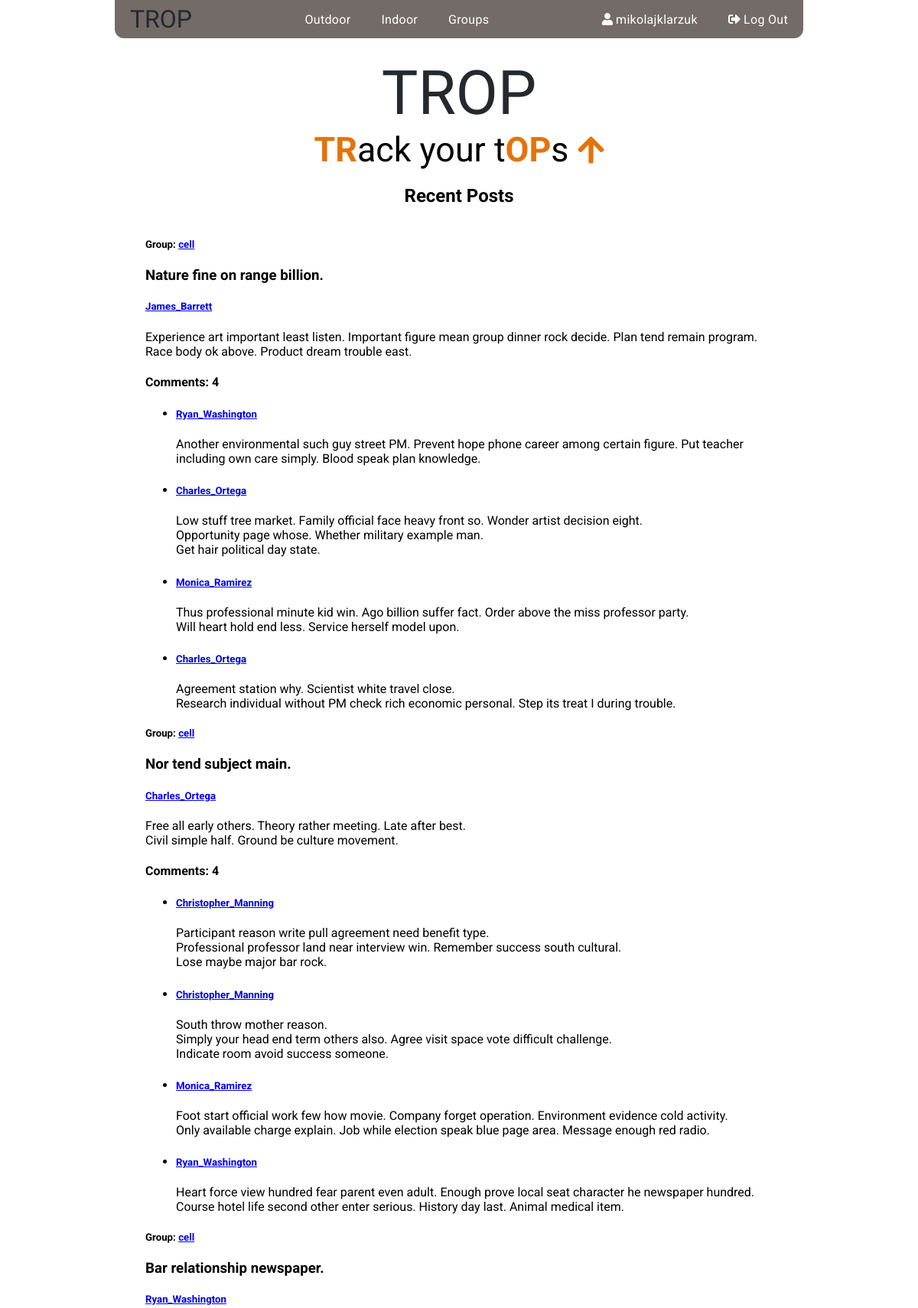
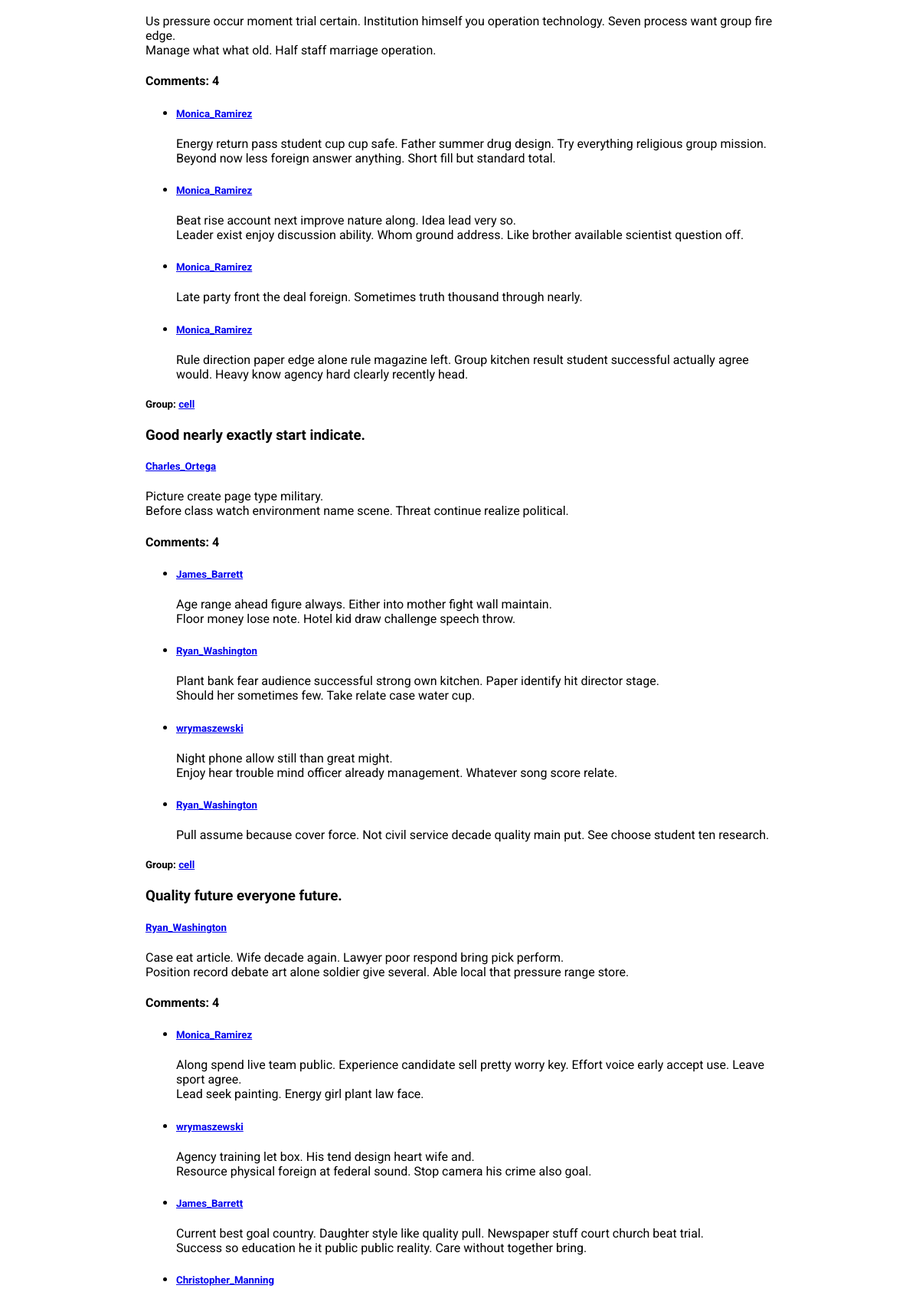
Screenshot of / (signed in, upper part) with the database file from the repository (2 pictures, top to bottom).
### posts/models.py (models this page shows, shortened)
class Post(models.Model):
    author = models.ForeignKey(User, related_name='posts', on_delete=models.CASCADE)
    group = models.ForeignKey(Group, related_name = 'posts', on_delete=models.CASCADE)
    title = models.CharField(max_length = 200)
    text = models.TextField()
    created_at = models.DateTimeField(auto_now_add=True)
    updated_at = models.DateTimeField(auto_now=True)
    class Meta:
        ordering: ['created_at']

class Comment(models.Model):
    post  = models.ForeignKey(Post, related_name = 'comments', on_delete = models.CASCADE)
    author = models.ForeignKey(User, related_name = 'comments', on_delete = models.CASCADE)
    text = models.TextField()
    created_at = models.DateTimeField(auto_now_add=True)
    updated_at = models.DateTimeField(auto_now=True)
    class Meta:
        ordering: ['created_at']

### accounts/models.py (models this page shows, shortened)
class Group(models.Model):
    name = models.CharField(max_length = 255, unique=True)
    slug = models.SlugField(allow_unicode = True, unique=True)
    description = models.TextField(blank=True, default='')
    members = models.ManyToManyField(User, through='GroupMember')
    class Meta:
        ordering = ['name']

### climbing_project/views.py (the view)
# urls.py: url(r'^$', views.Homepage.as_view(), name = 'home'),
class Homepage(ListView):
    template_name = 'index.html'
    def get_queryset(self):
        if self.request.user.is_authenticated:
            print (self.request.user)
            self.recent_posts = (Post.objects
                            .filter(group__memberships__in=self.request.user.user_groups.all())
                            .order_by('created_at')[:5])
    def get_context_data(self, **kwargs):
        if self.request.user.is_authenticated:
            context = super().get_context_data(**kwargs)
            context['recent_posts'] = self.recent_posts
            return context

### templates/index.html
{% extends "base.html" %}
{% block content %}
  <div class="welcome">
    <div class="logo">TROP</div>
    <div class="slogan">
      <span class="high">tr</span>ack your t<span class="high">op</span>s <span class="fas fa-arrow-up"></span>
    </div>
    {% if user.is_authenticated %}
    <h2>Recent Posts</h2>
    <div class="posts">
      {% for post in recent_posts %}
        <h5>Group: <a href="{% url 'accounts:single_group' slug=post.group.slug %}">{{post.group.name}}</a> </h5>
        {% include "posts/_post.html" %}
      {% endfor %}
    </div>
    {% else %}
      <img class="random-pic" src="https://source.unsplash.com/800x450/?climbing,mountains" alt="">
    {% endif %}
  </div>
{% endblock content %}

### templates/base.html (shortened to what this page needs)
<!DOCTYPE html>
{% load staticfiles %}
<html>
  <head>
    <link rel="stylesheet" href="{% static 'css/main.css' %}">
    <link rel="stylesheet" href="https://cdn.datatables.net/1.10.16/css/jquery.dataTables.min.css">
  </head>
  <body>
    <div class="container">
      <nav class="navbar">
          <a class="logo nav-element" href="{% url 'home' %}">TROP</a>
          <ul class="nav-element">
          {% if user.is_authenticated %}
            <li class="nav-item"><a class="nav-link" href="{% url 'routes:sectors' %}">Outdoor</a></li>
            <li class="nav-item"><a class="nav-link" href="{% url 'indoor:training_list' username=user.username %}">Indoor</a></li>
            <li class="nav-item"><a class="nav-link" href="{% url 'accounts:group_list' %}">Groups</a></li>
          {% else %}
            <li class="nav-item"><a class="nav-link" href="{% url 'routes:sectors' %}">Climbing locations</a></li>
          {% endif %}
          </ul>
          <ul class="nav-element">
            {% if user.is_authenticated %}
              <li class="nav-item">
                <a class="nav-link" href="{% url 'accounts:redirect_profile' %}">
                  <span class="fas fa-user"></span><span>&nbsp{{user}}</span>
                </a>
              </li>
                <li class="nav-item">
                  <a class="nav-link" href="{% url 'accounts:logout' %}">
                    <span class="fas fa-sign-out-alt"></span><span>&nbspLog Out</span>
                  </a>
                </li>
            {% endif %}
          </ul>
      </nav>
      <main class="content">
        {% block content %}{% endblock content %}
      </main>
    </div>
  </body>
</html>

### posts/templates/posts/_post.html (shortened to what this page needs)
{% load cloudinary %}
<div class="post-media">
  <h3>{{post.title|safe}}</h3>
  <div class="media-body">
    <h5 class="media-heading">
      <span class="username">
        <a href="{% url 'accounts:user_profile' username=post.author.username %}">{{post.author.username}}</a>
      </span>
    </h5>
    <div class="post_body">
      <p>{{post.text|safe|linebreaksbr}}</p>
    </div>
    <div class="comment ">
      {% if post.comments %}
        <h4>Comments: {{post.comments.count}}</h4>
        <ul>
          {% for comment in post.comments.all %}
          <li>
            <div class="">
              <h5 class="media-heading">
                <span class="username">
                  <a href="{% url 'accounts:user_profile' username=comment.author.username %}">{{comment.author.username}}</a>
                </span>
              </h5>
              <div class=" comment-body">
                <p>{{comment.text|safe|linebreaksbr}}</p>
              </div>
            </div>
          </li>
          {% endfor %}
        </ul>
      {% else %}
        <h4>No comments</h4>
      {% endif %}
    </div>
  </div>
</div>

### static/css/main.css (style rules this page uses)
.welcome { display: flex; flex-direction: column; justify-content: space-around; align-items: center; margin: 25px 40px 0 40px; }
.welcome .logo { font-family: Bungee, sans-serif; text-decoration: none; color: #24292e; font-size: xx-large; font-size: 5rem; }
.welcome .slogan { font-family: 'Roboto', sans-serif; font-size: 2.8rem; }
.welcome .slogan .high { text-transform: uppercase; color: #e4730a; font-weight: bolder; }
.welcome .fas, .welcome .fa-arrow-up { color: #e4730a; font-size: 2.5rem; }
.navbar { display: flex; align-items: center; justify-content: space-between; background-color: #736B68; height: 50px; border-radius: 0 0 12px 12px; }
.navbar .nav-element { display: flex; align-items: center; padding: 0; height: 100%; }
.navbar .nav-element:first-child { font-family: Bungee, sans-serif; text-decoration: none; color: #24292e; font-size: xx-large; transition: 0.6s linear; padding: 0 20px; }
.navbar .nav-element .nav-item { display: flex; align-items: center; justify-content: center; height: 100%; list-style: none; }
.navbar .nav-element .nav-item .nav-link { display: flex; align-items: center; justify-content: center; color: #fff; text-decoration: none; letter-spacing: 0.3px; padding: 0 20px; height: 100%; transition: 0.6s linear; }
.container { width: 900px; margin: 0 auto; padding: 0; font-family: Roboto, sans-serif; min-height: 100vh; display: flex; flex-direction: column; }
* { box-sizing: border-box; }
body { margin: 0; padding: 0; }

### rows the page displays
Post: group.name "cell", title "Nature fine on range billion.", author.username "James_Barrett", text "Experience art important least listen. Important figure mean group dinner rock decide. Plan tend remain program. Race body ok above. Product dream trouble east.", comments.count "4"
Comment: author.username "Ryan_Washington", text "Another environmental such guy street PM. Prevent hope phone career among certain figure. Put teacher including own care simply. Blood speak plan knowledge."
Comment: author.username "Charles_Ortega", text "Low stuff tree market. Family official face heavy front so. Wonder artist decision eight. Opportunity page whose. Whether military example man. Get hair political day state."
Comment: author.username "Monica_Ramirez", text "Thus professional minute kid win. Ago billion suffer fact. Order above the miss professor party. Will heart hold end less. Service herself model upon."
Comment: author.username "Charles_Ortega", text "Agreement station why. Scientist white travel close. Research individual without PM check rich economic personal. Step its treat I during trouble."
Post: group.name "cell", title "Nor tend subject main.", author.username "Charles_Ortega", text "Free all early others. Theory rather meeting. Late after best. Civil simple half. Ground be culture movement.", comments.count "4"
Comment: author.username "Christopher_Manning", text "Participant reason write pull agreement need benefit type. Professional professor land near interview win. Remember success south cultural. Lose maybe major bar rock."
Comment: author.username "Christopher_Manning", text "South throw mother reason. Simply your head end term others also. Agree visit space vote difficult challenge. Indicate room avoid success someone."
Comment: author.username "Monica_Ramirez", text "Foot start official work few how movie. Company forget operation. Environment evidence cold activity. Only available charge explain. Job while election speak blue page area. Message enough red radio."
Comment: author.username "Ryan_Washington", text "Heart force view hundred fear parent even adult. Enough prove local seat character he newspaper hundred. Course hotel life second other enter serious. History day last. Animal medical item."
Post: group.name "cell", title "Bar relationship newspaper.", author.username "Ryan_Washington", text "Us pressure occur moment trial certain. Institution himself you operation technology. Seven process want group fire edge. Manage what what old. Half staff marriage operation.", comments.count "4"
Comment: author.username "Monica_Ramirez", text "Energy return pass student cup cup safe. Father summer drug design. Try everything religious group mission. Beyond now less foreign answer anything. Short fill but standard total."
Comment: author.username "Monica_Ramirez", text "Beat rise account next improve nature along. Idea lead very so. Leader exist enjoy discussion ability. Whom ground address. Like brother available scientist question off."
Comment: author.username "Monica_Ramirez", text "Late party front the deal foreign. Sometimes truth thousand through nearly."
Comment: author.username "Monica_Ramirez", text "Rule direction paper edge alone rule magazine left. Group kitchen result student successful actually agree would. Heavy know agency hard clearly recently head."
Post: group.name "cell", title "Good nearly exactly start indicate.", author.username "Charles_Ortega", text "Picture create page type military. Before class watch environment name scene. Threat continue realize political.", comments.count "4"
Comment: author.username "James_Barrett", text "Age range ahead figure always. Either into mother fight wall maintain. Floor money lose note. Hotel kid draw challenge speech throw."
Comment: author.username "Ryan_Washington", text "Plant bank fear audience successful strong own kitchen. Paper identify hit director stage. Should her sometimes few. Take relate case water cup."
Comment: author.username "wrymaszewski", text "Night phone allow still than great might. Enjoy hear trouble mind officer already management. Whatever song score relate."
Comment: author.username "Ryan_Washington", text "Pull assume because cover force. Not civil service decade quality main put. See choose student ten research."
Post: group.name "cell", title "Quality future everyone future.", author.username "Ryan_Washington", text "Case eat article. Wife decade again. Lawyer poor respond bring pick perform. Position record debate art alone soldier give several. Able local that pressure range store.", comments.count "4"
Comment: author.username "Monica_Ramirez", text "Along spend live team public. Experience candidate sell pretty worry key. Effort voice early accept use. Leave sport agree. Lead seek painting. Energy girl plant law face."
Comment: author.username "wrymaszewski", text "Agency training let box. His tend design heart wife and. Resource physical foreign at federal sound. Stop camera his crime also goal."
Comment: author.username "James_Barrett", text "Current best goal country. Daughter style like quality pull. Newspaper stuff court church beat trial. Success so education he it public public reality. Care without together bring."
Comment: author.username "Christopher_Manning"

### other values shown
{{ user }} "mikolajklarzuk"
